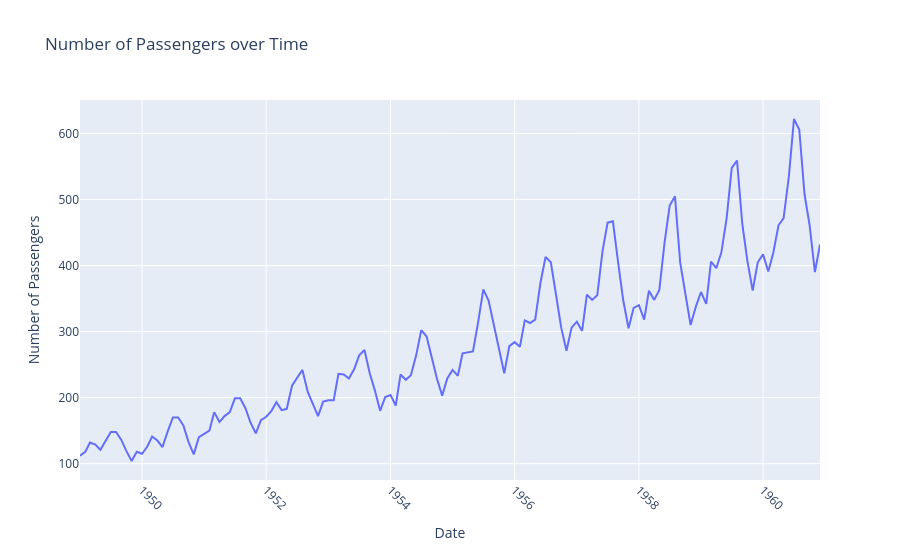

Notebook code cell kept with this figure:
### Code cell
sns.set(rc = {'figure.figsize' : (15, 5)})
# make a two sided line plot with plotly
import plotly.express as px
fig = px.line(df, x = 'Date', y = 'Number of Passengers', title = 'Number of Passengers over Time')
fig.update_xaxes(tickangle = 45)
fig.show()

### Figure 1 — Plotly figure (JSON) as saved in the notebook; plotly's stock layout.template omitted (floating-point values rounded to 4 significant figures; data arrays with more than 128 entries replaced by an {"elided": "..."} marker saying what was removed)
{"data": [{"hovertemplate": "Date=%{x}<br>Number of Passengers=%{y}<extra></extra>", "legendgroup": "", "line": {"color": "#636efa", "dash": "solid"}, "marker": {"symbol": "circle"}, "mode": "lines", "name": "", "orientation": "v", "showlegend": false, "type": "scatter", "x": {"elided": "144 str values"}, "xaxis": "x", "y": {"elided": "144 int values"}, "yaxis": "y"}], "layout": {"legend": {"tracegroupgap": 0}, "title": {"text": "Number of Passengers over Time"}, "xaxis": {"anchor": "y", "domain": [0, 1], "tickangle": 45, "title": {"text": "Date"}}, "yaxis": {"anchor": "x", "domain": [0, 1], "title": {"text": "Number of Passengers"}}}}
